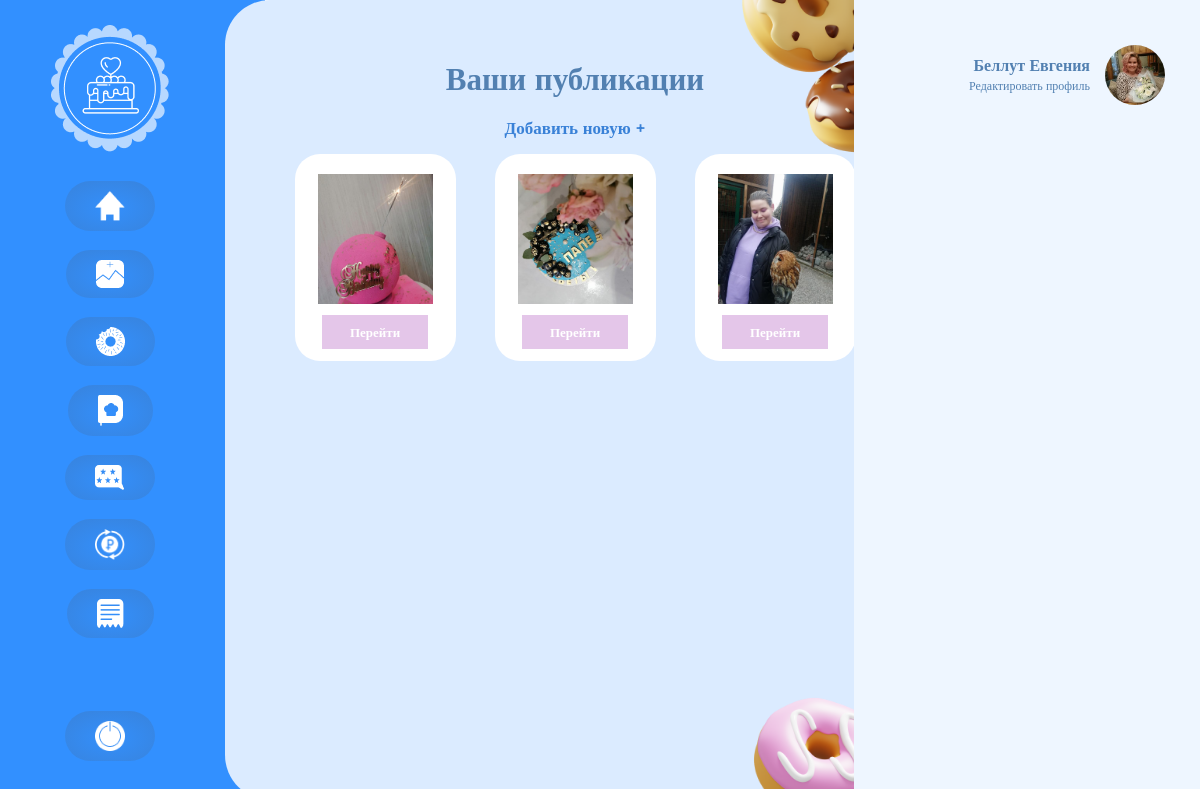
/profile_posts/ (signed in), run on the app's committed database.
### site_cake/models.py (models this page shows, shortened)
class CookerPost(models.Model):
    POST_STATUS = [
        ('1', 'Черновик'),
        ('2', 'Опубликовано'),
        ('3', 'На модерации'),
    ]
    cooker = models.ForeignKey(User, on_delete=models.CASCADE)
    title = models.CharField(max_length=200, unique=True)
    image_post = models.ImageField(upload_to='post_pics')
    video_url = models.URLField(blank=True, verbose_name="URL видео", help_text="URL видео")
    content = models.TextField()
    updated_on = models.DateTimeField(auto_now=True)
    created_on = models.DateTimeField(auto_now_add=True)
    status = models.CharField(choices=POST_STATUS, default='1', max_length=1)
    class Meta:
        verbose_name = 'Публикация'
        verbose_name_plural = 'Публикации'
        ordering = ['id']

class User(AbstractUser):
    first_name = models.CharField(max_length=60, null=True)
    last_name = models.CharField(max_length=60, null=True)
    email = models.EmailField(max_length=60, unique=True, blank=True, null=True, default=None)
    username = models.CharField(max_length=30, unique=True, blank=True, null=True)
    is_cooker = models.BooleanField('Статус кондитера', default=False)
    is_customer = models.BooleanField('Статус заказчика', default=False)
    is_active = models.BooleanField(default=True)
    is_superuser = models.BooleanField(default=False)
    objects = UserManager()
    class Meta:
        verbose_name = 'Пользователь'
        verbose_name_plural = 'Пользователи'

class UserProfile(models.Model):
    user = models.OneToOneField(User, on_delete=models.CASCADE)
    country = models.CharField(max_length=100, default='Россия')
    city = models.CharField(max_length=100, default='Москва')
    phone = models.CharField(max_length=11, null=True)
    description = models.TextField(null=True)
    image = models.ImageField(default='default_ava.png', upload_to='profile_pics')
    class Meta:
        verbose_name = 'Профиль'
        verbose_name_plural = 'Профили'

### site_cake/views.py (the view)
# urls.py: path('profile_posts/', views.PostProfileListView, name='profile_posts'),
def PostProfileListView(request):
    logged_in_user_posts = CookerPost.objects.filter(cooker=request.user.id).order_by('-created_on')
    paginator = Paginator(logged_in_user_posts, 8)
    page_number = request.GET.get('page')
    page_obj = paginator.get_page(page_number)
    return render(request, 'profile/profile_posts.html', {'post_list': page_obj})

### templates/profile/profile_posts.html (shortened to what this page needs)
{% extends 'profile/profile.html' %}
{% load static %}
{% block profile %}
    <div class="profile_block">
        <div class="donat_posts">
            <p class="profile_title">Ваши публикации</p>
            <div class="add_filter">
                <a href="{% url 'add_post' %}" class="add_new">Добавить новую  +</a>
            </div>
            <div class="posts_list">
                {% for post in post_list %}
                    <div class="posts_list_item">
                        <img src="{{ post.image_post.url }}" class="post_poster" alt="">
                        <a href="{% url 'post_detail' post.id %}" class="go_to_post">Перейти</a>
                    </div>
                {% endfor %}
            </div>
        </div>
    </div>
{% endblock profile %}

### templates/include/profile_aside.html
{% load static %}
<div class="profile_aside">
    <div class="profile_info_small">
        <div class="profile_info_small_text">
            <p class="profile_username">{{ user.last_name }} {{ user.first_name }}</p>
            <a href="{% url 'edit_profile' %}" class="edit_profile_link">Редактировать профиль</a>
        </div>
        <img src="{{ user.userprofile.image.url }}" class="profile_info_small_img" alt="avatar">
    </div>
</div>

### static/css/style.css (style rules this page uses)
* { margin: 0; padding: 0; }
a { cursor: pointer !important; text-decoration: none !important; }
.profile_block { background: #DBEBFF; border-radius: 45px 0 0 45px; height: 100vh; width: 50%; position: absolute; z-index: 2; left: 225px; padding: 0 70px 0 50px; }
.profile_title { font-family: 'Montserrat'; font-style: normal; font-weight: 700; font-size: 31px; line-height: 38px; color: #5280B1; margin-bottom: 20px; }
.profile_aside { background: #EEF6FF; height: 100vh; padding: 0 35px; position: absolute; right: 0; width: 23%; z-index: 2; }
.profile_info_small { display: flex; align-items: center; justify-content: end; margin-top: 45px; text-align: right; }
.profile_info_small_text { margin-right: 15px; }
.profile_username { font-family: 'Montserrat'; font-style: normal; font-weight: 600; font-size: 16px; line-height: 20px; color: #5280B1; }
.edit_profile_link { font-family: 'Montserrat'; font-style: normal; font-weight: 400; font-size: 12px; line-height: 0px; color: #5280B1; }
.profile_info_small_img { width: 60px; height: 60px; border-radius: 50%; object-fit: cover; }
.add_filter { margin-bottom: 15px; }
.donat_posts { text-align: center; margin-top: 60px; }
.add_new { font-family: 'Montserrat'; font-style: normal; font-weight: 600; font-size: 17px; line-height: 21px; color: #3981D7; }
.posts_list { display: flex; justify-content: space-around; flex-wrap: wrap; }
.posts_list_item { background: #FFFFFF; border-radius: 25px; padding: 20px; text-align: center; max-width: 121px; margin-bottom: 15px; }
.post_poster { width: 115px; height: 130px; object-fit: cover; margin-bottom: 15px; }
.go_to_post { background: #E4C6E9; padding: 9px 28px; font-family: 'Montserrat'; font-style: normal; font-weight: 600; font-size: 13px; line-height: 16px; color: #FFFFFF; }

### data on the page
CookerPost: image_post (picture)
CookerPost: image_post (picture)
CookerPost: image_post (picture)
User: last_name "Беллут", first_name "Евгения", userprofile.image (picture)
